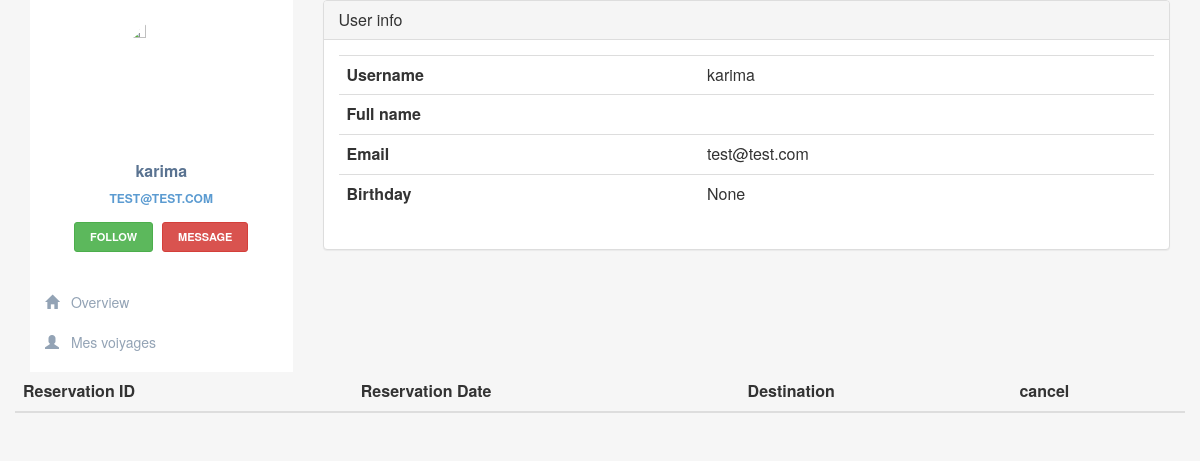
/profile/ (signed in), run on the app's committed database.
### myfirstapp/models.py (models this page shows, shortened)
class CustomUser(AbstractUser):
    email = models.EmailField(unique=True)
    password = models.CharField(max_length=128)  # Use a more secure method for storing passwords
    birth_date = models.DateField(null=True, blank=True)
    first_name = models.CharField(max_length=30)
    last_name = models.CharField(max_length=30)
    groups = models.ManyToManyField(
        "auth.Group",
        related_name="customuser_set",
        blank=True,
        help_text="The groups this user belongs to. A user will get all permissions granted to each of their groups.",
        verbose_name="groups",
    )
    user_permissions = models.ManyToManyField(
        "auth.Permission",
        related_name="customuser_set",
        blank=True,
        help_text="Specific permissions for this user.",
        verbose_name="user permissions",
    )

### myfirstapp/views.py (the view)
# urls.py: path('profile/', profile, name='profile'),
def profile(request):
    my_reservations = Reservation.objects.filter(my_user=request.user)
    context = {
        'my_reservations': my_reservations,
    }
    return render(request, 'myfirstapp/profile.html', context)

### myfirstapp/templates/myfirstapp/profile.html (shortened to what this page needs)
{% load static %}
<link rel="stylesheet" href="https://maxcdn.bootstrapcdn.com/bootstrap/3.3.7/css/bootstrap.min.css">
<link href="{% static 'css/profile.css' %}" rel="stylesheet">
<body class="font-primary">
    <div class="container-fluid">
        <div class="row">
            <div class="col-md-12">
                <div class="col-md-3">
                    <div class="profile-sidebar">
                        <div class="profile-userpic">
                            <img src="{% static '/imgs/1.jpg' %}" class="img-responsive" alt="">
                        </div>
                        <div class="profile-usertitle">
                            <div class="profile-usertitle-name">
                                {{ user.username }}
                            </div>
                            <div class="profile-usertitle-job">
                                {{ user.email }}
                            </div>
                        </div>
                        <div class="profile-userbuttons">
                            <button type="button" class="btn btn-success btn-sm">Follow</button>
                            <button type="button" class="btn btn-danger btn-sm">Message</button>
                        </div>
                        <div class="profile-usermenu">
                            <ul class="nav">
                                <li class="active">
                                    <a href="#">
                                        <i class="glyphicon glyphicon-home"></i>
                                        Overview </a>
                                </li>
                                <li>
                                    <a href="#">
                                        <i class="glyphicon glyphicon-user"></i>
                                        Mes voiyages </a>
                                </li>
                            </ul>
                        </div>
                    </div>
                </div>
                <div class="col-md-9">
                    <div class="profile-content">
                        <div class="panel panel-default">
                            <div class="panel-heading">
                                <h4 class="panel-title">User info</h4>
                            </div>
                            <div class="panel-body">
                                <table class="table profile__table">
                                    <tbody>
                                        <tr>
                                            <th><strong>Username</strong></th>
                                            <td>{{ user.username }}</td>
                                        </tr>
                                        <tr>
                                            <th><strong>Full name</strong></th>
                                            <td>{{ user.first_name }} {{ user.last_name }}</td>
                                        <tr>
                                            <th><strong>Email</strong></th>
                                            <td>{{ user.email }}</td>
                                        </tr>
                                        <tr>
                                            <th><strong>Birthday</strong></th>
                                            <td>{{ user.birth_date }}</td>
                                    </tbody>
                                </table>
                            </div>
                        </div>
                    </div>
                </div>
                <div>
                    <table class="table profile__table">
                        <thead>
                            <tr>
                                <th>Reservation ID</th>
                                <th>Reservation Date</th>
                                <th>Destination</th>
                                <th>cancel</th>
                            </tr>
                        </thead>
                    </table>
                </div>
            </div>
        </div>
    </div>
</body>

### static/css/profile.css (style rules this page uses)
body { background-color: #f6f6f6; }
.profile-sidebar { padding: 20px 0 10px 0; background: #fff; }
.profile-userpic img { float: none; margin: 0 auto; width: 30%; height: 15%; -webkit-border-radius: 50% !important; -moz-border-radius: 50% !important; border-radius: 50% !important; }
.profile-usertitle { text-align: center; margin-top: 20px; }
.profile-usertitle-name { color: #5a7391; font-size: 16px; font-weight: 600; margin-bottom: 7px; }
.profile-usertitle-job { text-transform: uppercase; color: #5b9bd1; font-size: 12px; font-weight: 600; margin-bottom: 15px; }
.profile-userbuttons { text-align: center; margin-top: 10px; }
.profile-userbuttons .btn { text-transform: uppercase; font-size: 11px; font-weight: 600; padding: 6px 15px; margin-right: 5px; }
.profile-userbuttons .btn:last-child { margin-right: 0px; }
.profile-usermenu { margin-top: 30px; }
.profile-usermenu ul li { border-bottom: 1px solid #f0f4f7; }
.profile-usermenu ul li:last-child { border-bottom: none; }
.profile-usermenu ul li a { color: #93a3b5; font-size: 14px; font-weight: 400; }
.profile-usermenu ul li a i { margin-right: 8px; font-size: 14px; }
.profile-usermenu ul li.active { border-bottom: none }

### data on the page
CustomUser: username "karima", email "TEST@TEST.COM", email "test@test.com", birth_date "None"
